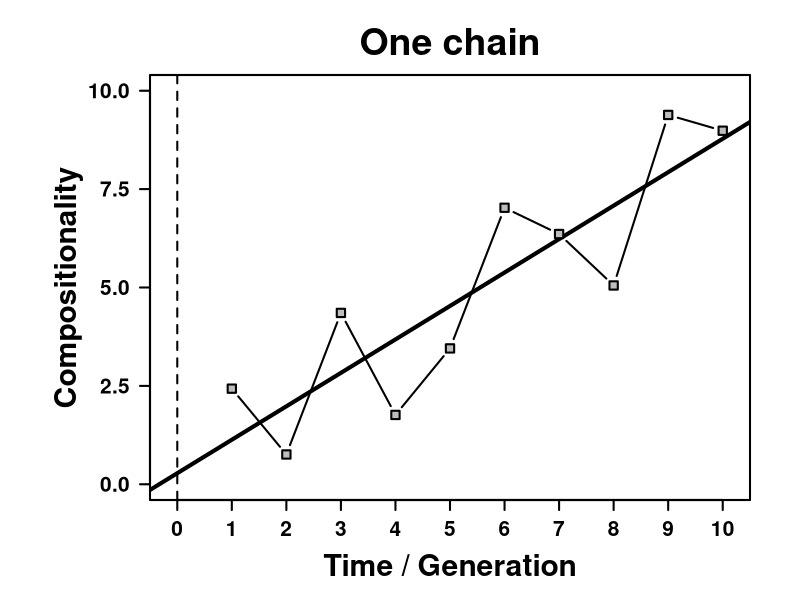
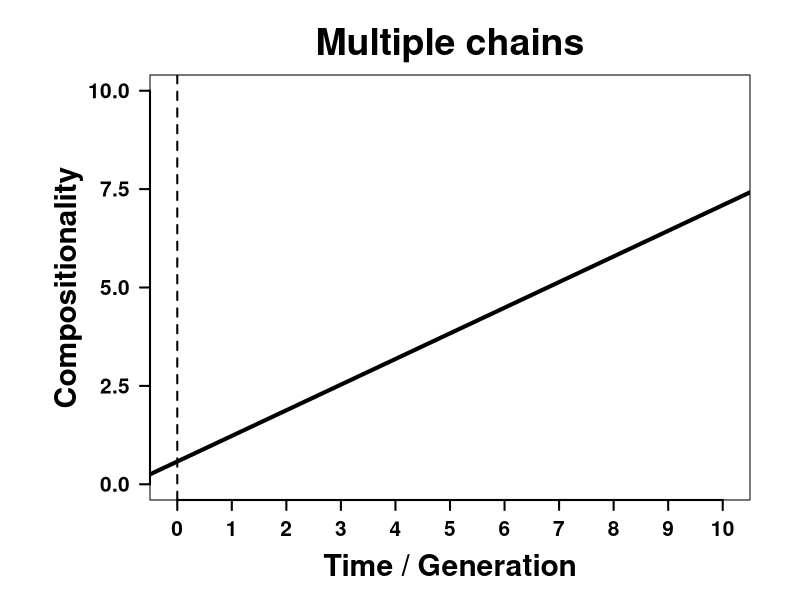

Generate these figures, in order, with R: (Note: this script raises an error after producing the figures.)
## Bodo Winter & Martijn Wieling
## Publication-ready plots for paper
## Created: September 5, 2015

## Load in data:

IL <- read.csv('example1_iterated.csv')
dyads <- read.csv('example2_dyads.csv')



##------------------------------------------------------------------
## Figure 1: Single chain, simple linear effect
##------------------------------------------------------------------

## Generate data for simple linear regression:

set.seed(53)
t <- 1:10
y <- 0.63 * t + rnorm(length(t), sd = 1.5) + 1.5

## The actual plot:

quartz('', 8, 5.5); par(mai = c(1, 1.5, 0.75, 0.5))
plot(t, y, xlim = c(-0.5, 10.5), ylim = c(0, 10),
	xlab = '', ylab = '', xaxt = 'n', yaxt = 'n', xaxs = 'i', type = 'n')
axis(side = 1, at = 0:10, labels = 0:10, font = 2, cex.axis = 1.25, lwd = 2)
axis(side = 2, at = seq(0, 10, 2.5), las = 2, font = 2, cex.axis = 1.25, lwd = 2)
mtext('Compositionality', side = 2, line = 3.5, cex = 1.8, font = 2)
mtext('Time / Generation', side = 1, line = 3, cex = 1.8, font = 2)
mtext('One chain', side = 3, line = 0.8, cex = 2.25, font = 2)
abline(v = 0, lwd = 2, lty = 2)	# y-axis
abline(lm(y~t), lwd = 4)	# regression line
points(t, y, type = 'b', lwd = 2, pch = 22, bg = 'gray', cex = 1.25)	# actual data
box(lwd = 2)



##------------------------------------------------------------------
## Figure 2: Multiple chains, plotting random effects
##------------------------------------------------------------------

## Perform mixed model for plotting:

library(lme4)
xmdl <- lmer(y ~ t + (1+t|chain), IL)

## The plot:

quartz('', 8, 5.5); par(mai = c(1, 1.5, 0.75, 0.5))
plot(IL$t, IL$y, xlim = c(-0.5, 10.5), ylim = c(0, 10),
	xlab = '', ylab = '', xaxt = 'n', yaxt = 'n', xaxs = 'i', type = 'n')
axis(side = 1, at = 0:10, labels = 0:10, font = 2, cex.axis = 1.25, lwd = 2)
axis(side = 2, at = seq(0, 10, 2.5), las = 2, font = 2, cex.axis = 1.25, lwd = 2)
mtext('Compositionality', side = 2, line = 3.5, cex = 1.8, font = 2)
mtext('Time / Generation', side = 1, line = 3, cex = 1.8, font = 2)
mtext('Multiple chains', side = 3, line = 0.8, cex = 2.25, font = 2)
abline(v = 0, lwd = 2, lty = 2)	# y-axis
abline(a = fixef(xmdl)[1], b = fixef(xmdl)[2], lwd = 4)	# plotting fixed effect line
for(i in 1:nchain){	# plotting random effects
	abline(a = coef(xmdl)$chain[i, 1],
		b = coef(xmdl)$chain[i, 2], col = 'darkgray', lwd = 3)
	}
box(lwd = 2)



##------------------------------------------------------------------
## Figure 3a, 3b: Repeated interaction experiment (dyads) double-plot
##------------------------------------------------------------------

## Mixed model to get coefficients for plotting:

library(lme4)
dyads$t2 <- dyads$t^2
xmdl <- lmer(iconicity ~ t + t2 +	# fixed effects
	(1+t+t2|dyad), dyads)			# random effects

## Plotting window parameters:

quartz('', 11, 5)
par(mfrow = c(1, 2), omi = c(0.75, 1.25, 0.5, 0), mai = c(0.25, 0.25, 0.25, 0.25))

## Figure 3a:

plot(dyads$t, dyads$y, xlim = c(0.5, 10.5), ylim = c(0, 10),
	xlab = '', ylab = '', xaxt = 'n', yaxt = 'n', xaxs = 'i', type = 'n')
sapply(1:10, FUN = function(x){points(dyads[dyads$dyad == x, ]$iconicity, type = 'l', lwd = 2)})
axis(side = 1, at = 1:10, labels = 1:10, font = 2, cex.axis = 1.25, lwd = 2)
axis(side = 2, at = seq(0, 10, 2.5), las = 2, font = 2, cex.axis = 1.25, lwd = 2)
mtext('Iconicity', side = 2, line = 3.5, cex = 2, font = 2)
mtext('Time / Interaction round', side = 1, line = 3, cex = 1.8, font = 2)
mtext('Raw data', side = 3, line = 0.8, cex = 2.25, font = 2)
text(1.1, 9.75, labels = '(a)', font = 2, cex = 1.5)
box(lwd = 2)

## Figure 3b:

plot(dyads$t, dyads$y, xlim = c(0.5, 10.5), ylim = c(0, 10),
	xlab = '', ylab = '', xaxt = 'n', yaxt = 'n', xaxs = 'i', type = 'n')
for(i in 1:nchain){	# predictions for different chains
	yvals <- coef(xmdl)$dyad[i, 1] + coef(xmdl)$dyad[i, 2] * 1:10 + coef(xmdl)$dyad[i, 3] * ((1:10)^2)
	points(1:10, yvals, col = 'darkgray', lwd = 3, type = 'l')
	}
points(1:10, fixef(xmdl)[1] + (fixef(xmdl)[2] * 1:10) + (fixef(xmdl)[3] * ((1:10)^2)),
	type = 'l', lwd = 4)		# fixed effect line
axis(side = 1, at = 1:10, labels = 1:10, font = 2, cex.axis = 1.25, lwd = 2)
mtext('Time / Interaction round', side = 1, line = 3, cex = 1.8, font = 2)
mtext('Growth Curve Analysis', side = 3, line = 0.8, cex = 2.25, font = 2)
text(1.1, 9.75, labels = '(b)', font = 2, cex = 1.5)
box(lwd = 2)
## Additional point discussed in the paper:
points(10, fixef(xmdl)[1] + (fixef(xmdl)[2] * 10) + (fixef(xmdl)[3] * ((10)^2)),
	cex = 2, pch = 19)




##------------------------------------------------------------------
## Figure 4a, 4b: Non-linear shaps, GCA vs. GAM comparison
##------------------------------------------------------------------

## Create an exponential data:

set.seed(42)
N <- 250
t <- sample(seq(-10, 10, 0.01), N)
y <- 0.85 * exp(t) + rnorm(length(t), sd = max(y) / 30)

## Create a really complex wiggly shape:

set.seed(42)
N <- 250
t2 <- sample(seq(1, 10, 0.001), N)
y2 <- exp(cos(t2 * 2)) + exp(t2 / 10) + rnorm(length(t2), sd = 0.5)

## Polynomial fit for exponential model:
## (let's go with quartic for demonstration purposes)

xmdl1 <- lm(y ~ t + I(t^2) + I(t^3))
xvals <- seq(min(t), max(t), length.out = 1000)
yvals <- coef(xmdl1)[1] + xvals * coef(xmdl1)[2] + (xvals^2) * coef(xmdl1)[3] +
	(xvals^3)*coef(xmdl1)[4]

## Polynomial fit for sinusoidal data:

xmdl2 <- lm(y2 ~ t2 + I(t2^2) + I(t2^3))
xvals2 <- seq(min(t2), max(t2), length.out = 1000)
yvals2 <- coef(xmdl2)[1] + xvals2 * coef(xmdl2)[2]+ (xvals2^2) * coef(xmdl2)[3] +
	(xvals2^3) * coef(xmdl2)[4]

## Simple regression smoother:

library(mgcv)
s1 <- gam(y ~ s(t))
s2 <- gam(y2 ~ s(t2))

## Plotting window parameters:

quartz('', 11, 5)
par(mfrow = c(1, 2), omi = c(0.75, 1.25, 0.5, 0), mai = c(0.25, 0.25, 0.25, 0.25))

## Figure 4a, exponential:

plot(t, y, xlim = c(min(t) - 0.05 * diff(range(t)), max(t) + 0.05 * diff(range(t))),
	xlab = '', ylab = '', xaxt = 'n', yaxt = 'n', xaxs='i', type = 'n')
points(t, y, pch = 19, col = rgb(0, 0, 0, 0.1), cex = 1.25)
points(xvals, yvals, type = 'l', lwd = 3, lty = 2)
mtext('Arbitrary scale', side = 2, line = 1.5, cex = 1.8, font = 2)
mtext('Time', side = 1, line = 1.5, cex = 1.8, font = 2)
mtext("Shape #1", side = 3, line = 0.8, cex = 2.25, font = 2)
text(min(t) + 0.025 * diff(range(t)), 0.975 * max(y), labels = '(a)', font = 2, cex = 1.5)
points(sort(t), s1$fitted.values[order(t)], lwd = 3, type = 'l')
box(lwd = 2)

## Figure 4b, sinusoidal:

plot(t2, y2, xlim = c(min(t2) - 0.05 * diff(range(t2)), max(t2) + 0.05 * diff(range(t2))),
	xlab = '', ylab = '', xaxt = 'n', yaxt = 'n', xaxs = 'i', type = 'n')
points(t2, y2, pch = 19, col = rgb(0, 0, 0, 0.1), cex = 1.25)
points(xvals2, yvals2, type = 'l', lwd = 3, lty = 2)
mtext('Time', side = 1, line = 1.5, cex = 1.8, font = 2)
mtext("Shape #2", side = 3, line = 0.8, cex = 2.25, font = 2)
text(min(t2) + 0.025 * diff(range(t2)), 0.975 * max(y2), labels = '(b)', font = 2, cex = 1.5)
points(sort(t2), s2$fitted.values[order(t2)], lwd = 3, type = 'l')
box(lwd = 2)



##------------------------------------------------------------------
## Figure 5a, 5b: GAM fits and factor smooths for repeated interaction data:
##------------------------------------------------------------------

## The GAM:

library(mgcv)
dyads$dyad <- as.factor(dyads$dyad)
xmdl <- bam(iconicity ~ s(t, k = 5) + s(t, dyad, k = 5, bs = 'fs', m = 1),
	data = dyads)		# @Martijn: What does the warning message say here?

## Get fixed effect prediction and confidence interval:

gam_preds <- as.data.frame(predict.gam(xmdl, newdata = data.frame(t = 1:10, dyad = 1), se.fit = T))
gam_preds$UL <- gam_preds$fit + 1.96 * gam_preds$se.fit
gam_preds$LL <- gam_preds$fit - 1.96 * gam_preds$se.fit

## Extract smooth terms (factor smooths for dyads):

fsmooths <- get_modelterm(xmdl, 2)$fit	# second term based on summary(xmdl), 30 data points per dyad
dyad_id <- cut(1:300, 10)
all_dyads <- unique(dyad_id)

## Plotting window parameters:

quartz('', 11, 5)
par(mfrow = c(1, 2), omi = c(0.75, 1.25, 0.5, 0), mai = c(0.25, 0.25, 0.25, 0.25))

## Figure 5a:

plot(dyads$t, dyads$y, xlim = c(0.5, 10.5), ylim = c(0, 10),
	xlab = '', ylab = '', xaxt = 'n', yaxt = 'n', xaxs = 'i', type = 'n')
polygon(c(1:10, rev(1:10)), c(gam_preds$UL, rev(gam_preds$LL)), col = 'darkgray', border = F)
points(1:10, gam_preds$fit, type = 'l')
axis(side = 1, at = 1:10, labels = 1:10, font = 2, cex.axis = 1.25, lwd = 2)
axis(side = 2, at = seq(0, 10, 2.5), las = 2, font = 2, cex.axis = 1.25, lwd = 2)
mtext('Iconicity', side = 2, line = 3.5, cex = 2, font = 2)
mtext('Time / Interaction round', side = 1, line = 3, cex = 1.8, font = 2)
mtext('GAM predictions', side = 3, line = 0.8, cex = 2.25, font = 2)
text(1.1, 9.75, labels = '(a)', font = 2, cex = 1.5)
box(lwd = 2)

## Figure 5b:

plot(dyads$t, dyads$y, xlim = c(0.5, 10.5), ylim = c(-2, 2),
	xlab = '', ylab = '', xaxt = 'n', yaxt = 'n', xaxs = 'i', type = 'n')
for(i in 1:10){	# predictions for different chains
	points(seq(1, 10, length.out = 30), fsmooths[dyad_id == unique(dyad_id)[i]],
		lwd = 3, type = 'l', lty = i)
	}
axis(side = 1, at = 1:10, labels = 1:10, font = 2, cex.axis = 1.25, lwd = 2)
mtext('Time / Interaction round', side = 1, line = 3, cex = 1.8, font = 2)
mtext('Dyad smooths', side = 3, line = 0.8, cex = 2.25, font = 2)
text(1.1, 9.75, labels = '(b)', font = 2, cex = 1.5)
box(lwd = 2)




##------------------------------------------------------------------
## Figure 6: Auto-correlation structure for the GAM:
##------------------------------------------------------------------

## The GAM:

library(mgcv)
dyads$dyad <- as.factor(dyads$dyad)
xmdl <- bam(iconicity ~ s(t, k = 5) + s(round, dyad, k = 5, bs = 'fs', m = 1),
	data = dyads)

## Get auto-correlation values:

acf_vals <- acf(residuals(xmdl), plot = F, lag.max = 9)
	# @ Martijn: but wait, these aren't sorted, are they???
acf_sig_vals <- qnorm((1 + 0.95)/2)/sqrt(acf_vals$n.used)
# http://r.789695.n4.nabble.com/acf-Significance-td895634.html

## The plot:

quartz('', 8, 5.5); par(mai = c(1, 1.5, 0.75, 0.5))
plot(1, 1, xlim = c(-0.5, 9.5), ylim = c(-0.3, 1.1),
	xlab = '', ylab = '', xaxt = 'n', yaxt = 'n', xaxs = 'i', type = 'n')
axis(side = 1, at = 0:10, labels = 0:10, font = 2, cex.axis = 1.25, lwd = 2)
axis(side = 2, at = seq(-0.2, 1, 0.2), las = 2, font = 2, cex.axis = 1.25, lwd = 2)
mtext('Correlation coefficient (r)', side = 2, line = 3.5, cex = 1.8, font = 2)
mtext('Lag', side = 1, line = 3, cex = 1.8, font = 2)
mtext('Auto-correlation of residuals', side = 3, line = 0.8, cex = 2.25, font = 2)
abline(h = 0 + acf_sig_vals, lty = 2)
abline(h = 0 - acf_sig_vals, lty = 2)
segments(x0 = 0:9, x1 = 0:9, y0 = 0, y1 = acf_vals$acf[, , 1], lwd = 2)
abline(h = 0)
box(lwd = 2)


